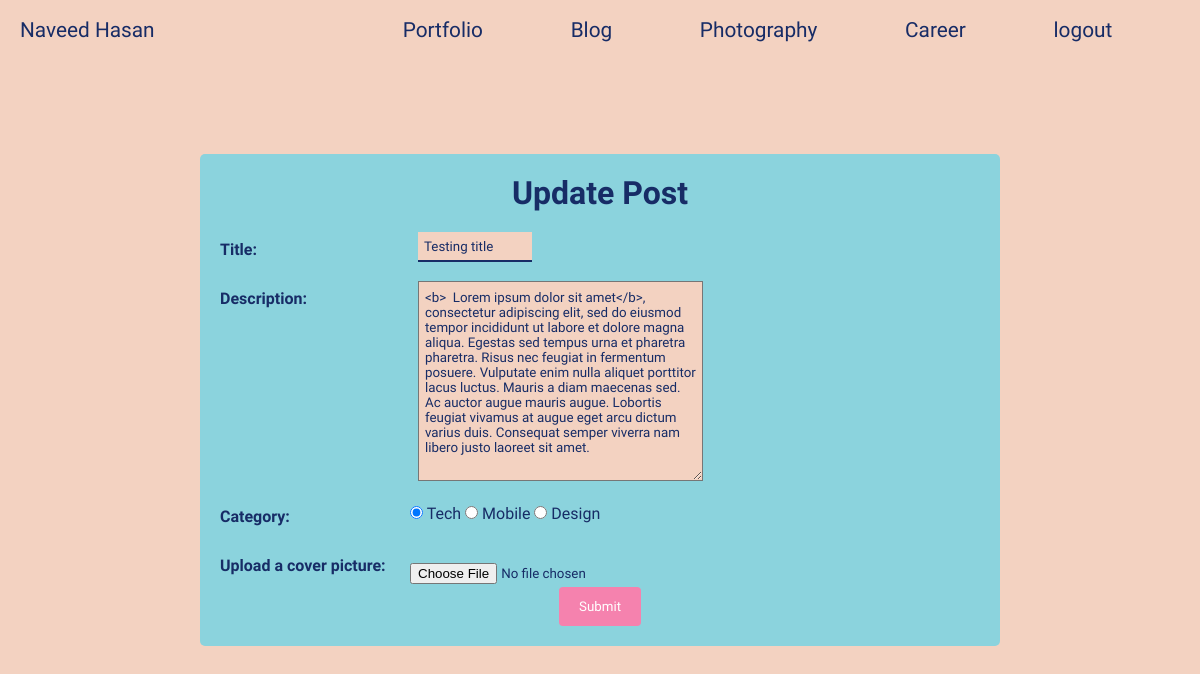
Page /update_post/1 (signed in) on the committed database.
### models/blogs.py (models this page shows, shortened)
class Blogs(db.Model):
    id = db.Column(db.Integer, primary_key=True)
    title = db.Column(db.String)
    description = db.Column(db.String)
    date = db.Column(db.String(100))
    category = db.Column(db.String(100))
    author = db.Column(db.String(100))
    cover_path = db.Column(db.String(1000))

### resources/blogs.py (the view, shortened to what this page needs)
class UpdatePost(Resource):
    @login_required
    def get(self, post_id):
        blog = Blogs.query.filter_by(id=post_id).first()
        if blog is None:
            flash("No blog found.")
        return make_response(render_template("update_post.html", blog=blog))

### app.py (called while the page is built)
@login_manager.user_loader
def user_loader(user_id):
    return Users.query.get(int(user_id))

### templates/update_post.html (shortened to what this page needs)
{% extends "base.html" %}
    {% block style %}
    <link rel="stylesheet" href="{{ url_for('static', filename='styles/create_post.css') }}">
    {% endblock %}
    {% block content %}
        <div class="parent">
            <div class="container">
            <form action="{{ url_for('updatepost', post_id=blog.id) }}" method="POST" enctype="multipart/form-data">
                <h1> Update Post </h1>
                <div class="row">
                    <div class="col-25">
                        <label>Title: </label>
                    </div>
                    <div class="col-75"><input required type="text" name="title" placeholder="Title" value="{{ blog.title }}"></div>
                </div>
                <div class="row">
                    <div class="col-25">
                        <label> Description: </label>
                    </div>
                    <div class="col-75">
                    <textarea name="description" placeholder="Description">{{ blog.description }}</textarea>
                    </div>
                </div>
                <div class="row">
                    <div class="col-25">
                        <label> Category: </label>
                    </div>
                    <div class="col-75" style="margin-top: 15px;">
                    {% if blog.category == "Tech" %}
                        <input type="radio" name="category" value="Tech" checked> Tech
                        <input type="radio" name="category" value="Mobile"> Mobile
                        <input type="radio" name="category" value="Design"> Design
                    {% elif blog.category == "Mobile" %}
                        <input type="radio" name="category" value="Tech"> Tech
                        <input type="radio" name="category" value="Mobile" checked> Mobile
                        <input type="radio" name="category" value="Design"> Design
                    {% elif blog.category == "Design" %}
                        <input type="radio" name="category" value="Tech"> Tech
                        <input type="radio" name="category" value="Mobile"> Mobile
                    <input type="radio" name="category" value="Design" checked> Design
                    {% else %}
                        <input type="radio" name="category" value="Tech"> Tech
                        <input type="radio" name="category" value="Mobile"> Mobile
                        <input type="radio" name="category" value="Design"> Design
                    {% endif %}
                    </div>
                </div>
                <div class="row">
                    <div class="col-25">
                        <label> Upload a cover picture:  </label>
                    </div>
                    <div class="col-75" style="margin-top: 25px;"><input type="file" name="cover_picture" accept=".jpg">
                    </div>
                </div>
                <input type="submit" value="Submit">
            </form>
            </div>
        </div>
    {% endblock %}

### static/styles/base.css (style rules this page uses)
* { font-family: "montserrat", sans-serif; margin: 0; padding: 0; color: var(--text-color) }
:root { --bg-color: #fef6e4; --text-color: #172c66; --highligh-color: #001858; --container-color: #8bd3dd; --secondary-color: #f582ae; --navbar-color: #f3d2c1; --notification-color: red; }
body { background-color: var(--bg-color); }

### static/styles/create_post.css (style rules this page uses)
* { box-sizing: border-box; margin: 0; padding: 0; font-family: Raleway, sans-serif; }
body { background: #f3d2c1; }
h1 { text-align: center; margin: 0 0 10px 0; }
input[type=text] { width: 20%; height: 30px; padding: 3px 6px; margin: 4px 8px; box-sizing: border-box; border: none; border-bottom: 2px solid; background: #f3d2c1; transition: width 0.4s ease-in-out; }
textarea { width: 50%; height: 200px; padding: 8px 6px; margin: 4px 8px; box-sizing: border-box; background: #f3d2c1; transition: width 0.4s ease-in-out; }
label { padding: 12px 12px 12px 0; display: inline-block; }
.col-25 { font-weight: bold; float: left; width: 25%; margin-top: 6px; }
.col-75 { float: left; width: 75%; margin-top: 6px; }
.row::after { content: ""; display: table; clear: both; }
.parent { display: flex; justify-content: center; align-items: center; height: 100vh; }
.container { width: 100%; max-width: 800px; border-radius: 5px; background-color: #8bd3dd; padding: 20px; }
input[type=submit] { background-color: #f582ae; color: white; padding: 12px 20px; border: none; border-radius: 4px; cursor: pointer; margin: auto auto; display: block; }

### rows in the picture
Blogs: title "Testing title", description "<b> Lorem ipsum dolor sit amet</b>, consectetur adipiscing elit, sed do eiusmod tempor incididunt ut labore et dolore magna aliqua. Egestas sed tempus urna et pharetra pharetra. Risus nec feugiat in fermentum posuere. Vulputate enim nulla aliquet porttitor lacus luctus. Mauris a diam maecenas sed. Ac auctor augue mauris augue. Lobortis feugiat vivamus at augue eget arcu dictum varius duis. Consequat semper viverra nam libero justo laoreet sit amet."
